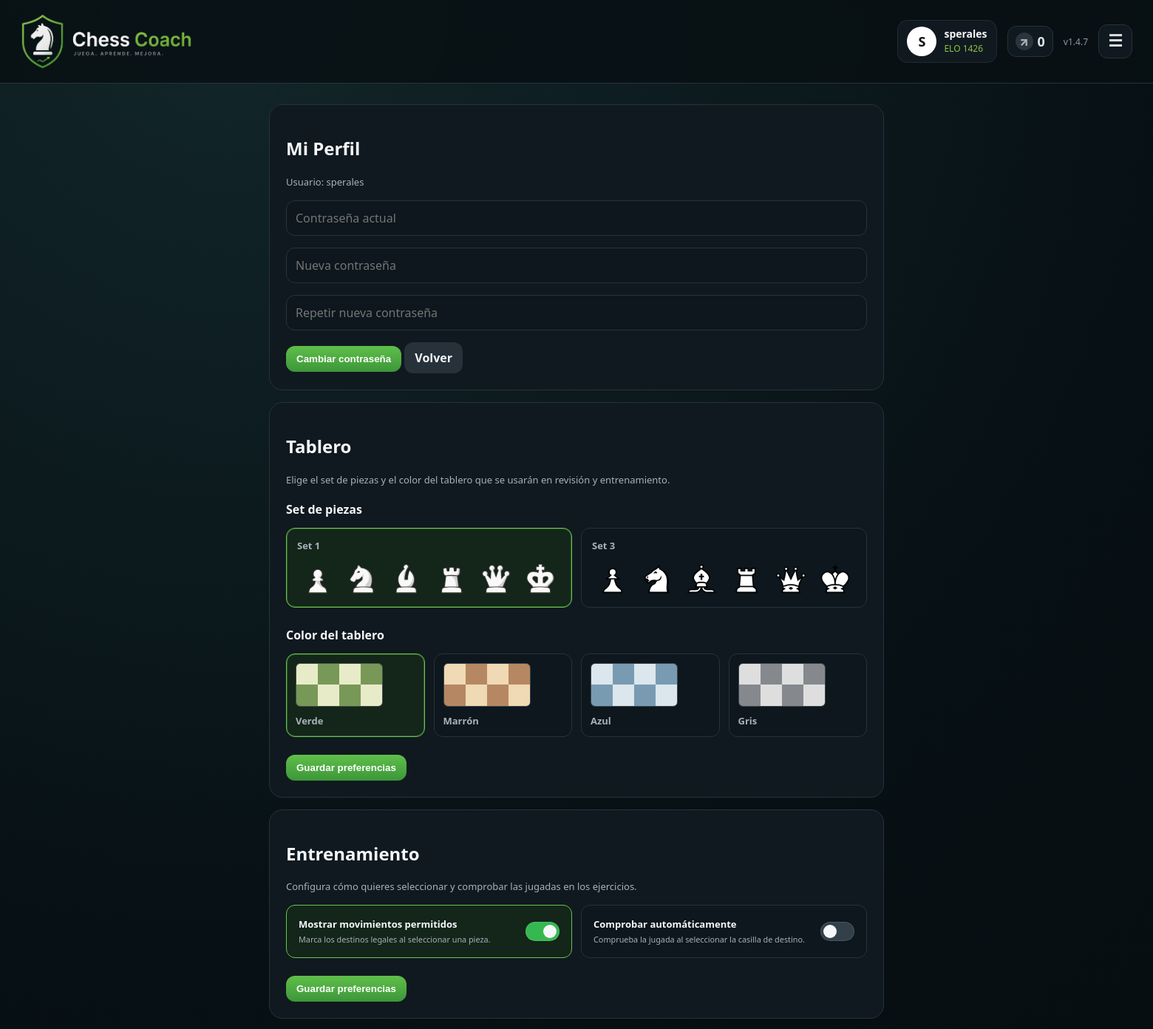
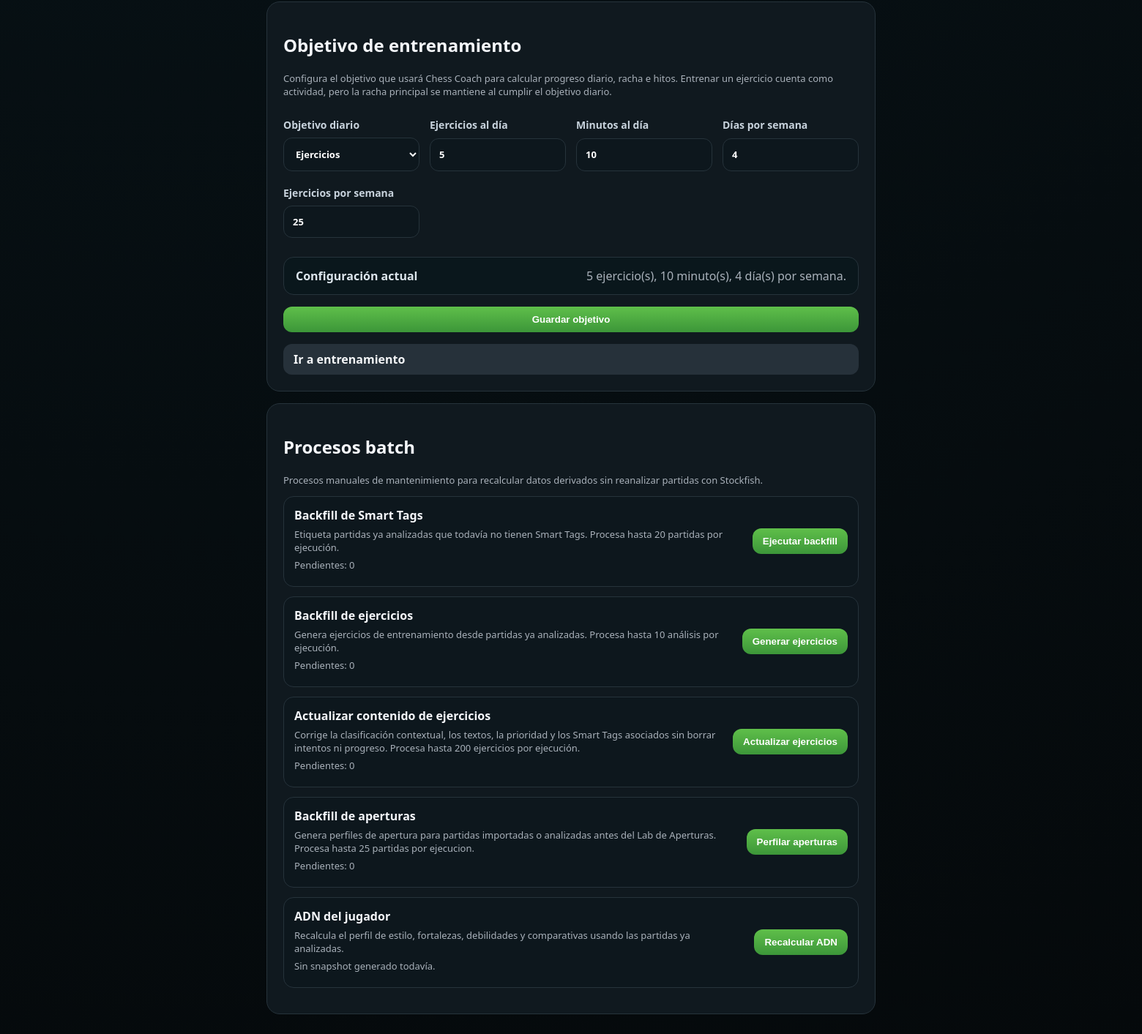
The app's page /profile.php (signed in) with its own data (2 pictures, top to bottom).
### tables this page shows
CREATE TABLE IF NOT EXISTS users (
  id INT UNSIGNED NOT NULL AUTO_INCREMENT,
  username VARCHAR(80) NOT NULL,
  password_hash VARCHAR(255) NOT NULL,
  piece_set VARCHAR(80) NOT NULL DEFAULT 'Set 1',
  board_theme VARCHAR(20) NOT NULL DEFAULT 'green',
  created_at TIMESTAMP NOT NULL DEFAULT CURRENT_TIMESTAMP,
  updated_at TIMESTAMP NULL DEFAULT NULL ON UPDATE CURRENT_TIMESTAMP,
  PRIMARY KEY (id),
  UNIQUE KEY uq_users_username (username)
);

### profile.php (the view, shortened to what the rows shown need)
<?php
require_once __DIR__.'/includes/auth.php';
require_once __DIR__.'/includes/helpers.php';
require_once __DIR__.'/includes/pieces.php';
$u = require_login();
$assetVersion = (string)filemtime(__DIR__.'/assets/css/app.css');
$pieceSets = available_piece_sets();
$boardThemes = board_theme_options();
$currentBoardTheme = normalize_board_theme($u['board_theme'] ?? null);
?>
<!doctype html>
<html lang="es">
<head>
  <link rel="stylesheet" href="assets/css/app.css?v=<?=e($assetVersion)?>">
</head>
<body class="dark-shell <?=e(board_theme_class($currentBoardTheme))?>">
<?php header_bar('Chess Coach'); ?>
<div class="app-area">
  <main class="wrap">
    <section class="card">
      <h2>Mi Perfil</h2>
      <p class="muted">Usuario: <?=e($u['username'])?></p>
      <form method="post">
        <p><input type="password" name="current_password" placeholder="Contraseña actual" required></p>
        <p><input type="password" name="new_password" placeholder="Nueva contraseña" required></p>
        <p><input type="password" name="new_password2" placeholder="Repetir nueva contraseña" required></p>
        <button>Cambiar contraseña</button>
        <a class="btn secondary" href="app.php">Volver</a>
      </form>
    </section>
    <section class="card">
      <h2>Tablero</h2>
      <form method="post">
        <div class="piece-set-options">
          <?php foreach ($pieceSets as $set): ?>
            <label class="piece-set-option">
              <span>
                <strong><?=e($set)?></strong>
                <span class="piece-set-preview" aria-hidden="true">
                  <?php foreach (['wp','wn','wb','wr','wq','wk'] as $piece): ?>
                    <img src="<?=e(piece_set_asset_path($set))?><?=e($piece)?>.png" alt="" draggable="false">
                  <?php endforeach; ?>
                </span>
              </span>
            </label>
          <?php endforeach; ?>
        </div>
        <div class="board-theme-options">
          <?php foreach ($boardThemes as $theme => $label): ?>
            <label class="board-theme-option <?=e(board_theme_class($theme))?>">
              <span>
                <span class="board-theme-preview" aria-hidden="true">
                  <?php for ($square = 0; $square < 8; $square++): ?>
                    <i class="<?= (($square + intdiv($square, 4)) % 2) === 0 ? 'light' : 'dark' ?>"></i>
                  <?php endfor; ?>
                </span>
                <strong><?=e($label)?></strong>
              </span>
            </label>
          <?php endforeach; ?>
        </div>
      </form>
    </section>
    <section class="card training-preferences-card">
      <h2>Entrenamiento</h2>
    </section>
    <section class="card training-goals-card">
      <h2>Objetivo de entrenamiento</h2>
    </section>
    <section class="card batch-card">
      <h2>Procesos batch</h2>
    </section>
  </main>
</div>
</body>
</html>

### includes/helpers.php (shortened to what the rows shown need)
<?php
require_once __DIR__ . '/config.php';
function e(?string $s): string { return htmlspecialchars($s ?? '', ENT_QUOTES, 'UTF-8'); }
function current_user_elo(): int {
  return (int)(app_config()['default_user_elo'] ?? 1426);
}
function header_bar(string $title='Chess Coach'): void {
  $user = current_user();
  $displayName = e($user['username'] ?? 'Usuario');
  $initial = strtoupper(substr($user['username'] ?? 'U', 0, 1));
  $elo = current_user_elo();
  echo '<header class="topbar">';
  echo '<div class="user-pill"><div class="avatar">'.e($initial).'</div><div><strong>'.$displayName.'</strong><small>ELO '.$elo.'</small></div></div>';
  echo '<nav class="menu" id="userMenu">';
  echo '</nav></header>';
}

### records on screen
users: username "S", username "sperales", piece_set "Set 1", label "Verde"

### other values on screen
$elo "1426"
$days "0"
$v "1.4.7"
$set "Set 3"
$label "Marrón"
$label "Azul"
$label "Gris"
$trainingGoalSettings['daily_exercise_goal'] "5"
$trainingGoalSettings['daily_minutes_goal'] "10"
$trainingGoalSettings['weekly_training_days_goal'] "4"
$pendingSmartTags "0"
$pendingTrainingExercises "0"
$pendingTrainingContent "0"
$pendingOpeningProfiles "0"
